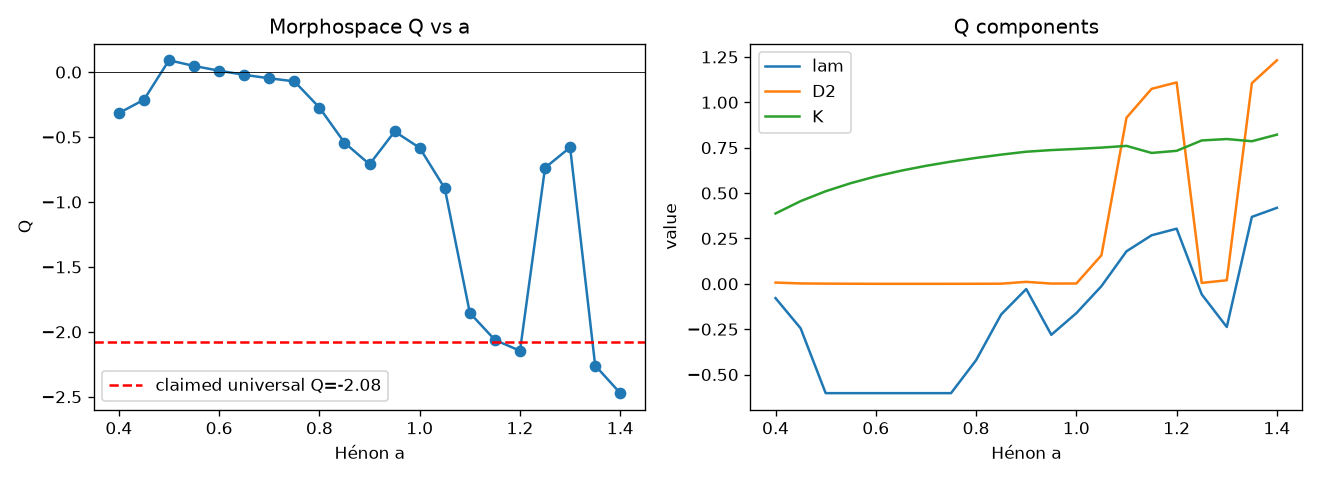

The Python source for this figure:
"""Independent replication of Hénon morphospace Q = -lam - D2 - K (HYP-120 / EMP-149).
Test claim: Q is NOT universal constant ~-2.08; it varies across a and can sign-flip.
"""
import numpy as np, json, matplotlib
matplotlib.use('Agg')
import matplotlib.pyplot as plt

def henon_lyap(a, b=0.3, n=50000, burn=10000):
    x, y = 0.1, 0.1
    for _ in range(burn):
        x, y = 1 - a*x*x + y, b*x
    x1, y1 = x, y
    dx, dy = 1e-8, 0.0
    lam = 0.0; nrm = 0
    for i in range(n):
        x, y = 1 - a*x*x + y, b*x
        jxx = -2*a*x1; jxy = 1.0; jyx = b; jyy = 0.0
        ndx = jxx*dx + jxy*dy
        ndy = jyx*dx + jyy*dy
        x1, y1 = x, y
        dx, dy = ndx, ndy
        d = np.sqrt(dx*dx + dy*dy)
        lam += np.log(d)
        dx /= d; dy /= d
        nrm += 1
    return lam/nrm

def corr_dim(xs, m=2, rvals=None, subsample=1500):
    N=len(xs); M=N-(m-1)
    emb=np.array([xs[i:i+m] for i in range(M)])
    if M>subsample:
        idx=np.random.default_rng(0).choice(M,subsample,replace=False)
        emb=emb[idx]
    # pairwise distances (numpy, no scipy)
    D=np.sqrt(((emb[:,None,:]-emb[None,:,:])**2).sum(-1))
    np.fill_diagonal(D, np.inf)
    if rvals is None:
        rvals=np.logspace(-3,0,15)
    C=np.array([np.mean(D<r) for r in rvals])
    mask=(rvals>0.01)&(rvals<0.3)&(C>0)
    if mask.sum()<3: mask=(C>0)
    lr=np.polyfit(np.log(rvals[mask]),np.log(C[mask]),1)
    return lr[0]

def henon_K(a, b=0.3, n=40000, burn=5000):
    x, y = 0.1, 0.1
    for _ in range(burn):
        x, y = 1 - a*x*x + y, b*x
    sxx=0.0
    for _ in range(n):
        x, y = 1 - a*x*x + y, b*x
        sxx+=x*x
    return a*(sxx/n)   # K = a*<x^2>

as_=np.round(np.arange(0.4,1.41,0.05),2)
rows=[]
for a in as_:
    lam=henon_lyap(a)
    xs=[]
    x,y=0.1,0.1
    for _ in range(5000):
        x,y=1-a*x*x+y,0.3*x
        xs.append(x)
    xs=np.array(xs)
    D2=corr_dim(xs,m=2)
    K=henon_K(a)
    Q=-lam-D2-K
    rows.append(dict(a=float(a),lam_max=float(lam),D2=float(D2),K=float(K),Q=float(Q)))
    print(f"a={a:.2f} lam={lam:.3f} D2={D2:.3f} K={K:.3f} Q={Q:.3f}")

with open('henon_q_repl.json','w') as fh:
    json.dump(rows,fh,indent=2)

A=np.array([r['a'] for r in rows]); Q=np.array([r['Q'] for r in rows])
fig,ax=plt.subplots(1,2,figsize=(11,4))
ax[0].plot(A,Q,'o-')
ax[0].axhline(-2.08,color='r',ls='--',label='claimed universal Q=-2.08')
ax[0].axhline(0,color='k',lw=0.5)
ax[0].set_xlabel('Hénon a'); ax[0].set_ylabel('Q'); ax[0].set_title('Morphospace Q vs a'); ax[0].legend()
ax[1].plot(A,[r['lam_max'] for r in rows],label='lam')
ax[1].plot(A,[r['D2'] for r in rows],label='D2')
ax[1].plot(A,[r['K'] for r in rows],label='K')
ax[1].set_xlabel('Hénon a'); ax[1].set_ylabel('value'); ax[1].set_title('Q components'); ax[1].legend()
plt.tight_layout(); plt.savefig('henon_q_repl.png',dpi=120)
print("DONE")
